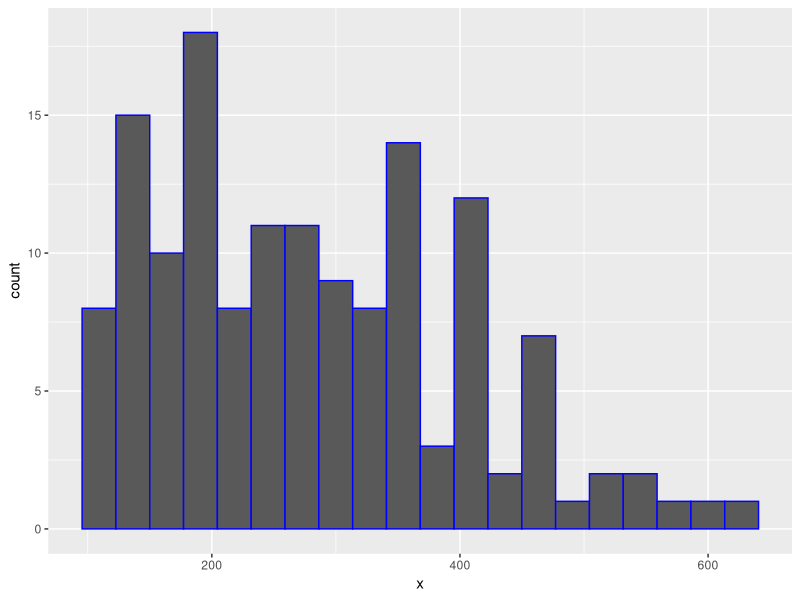
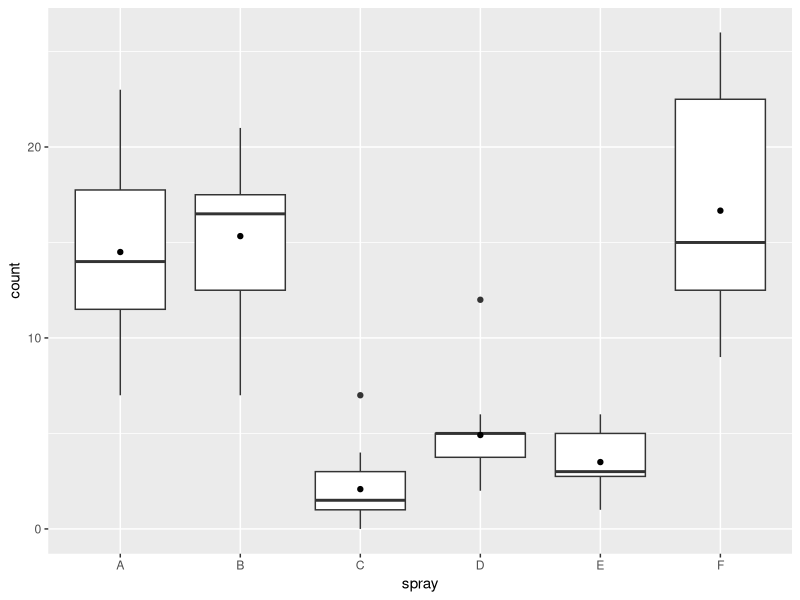
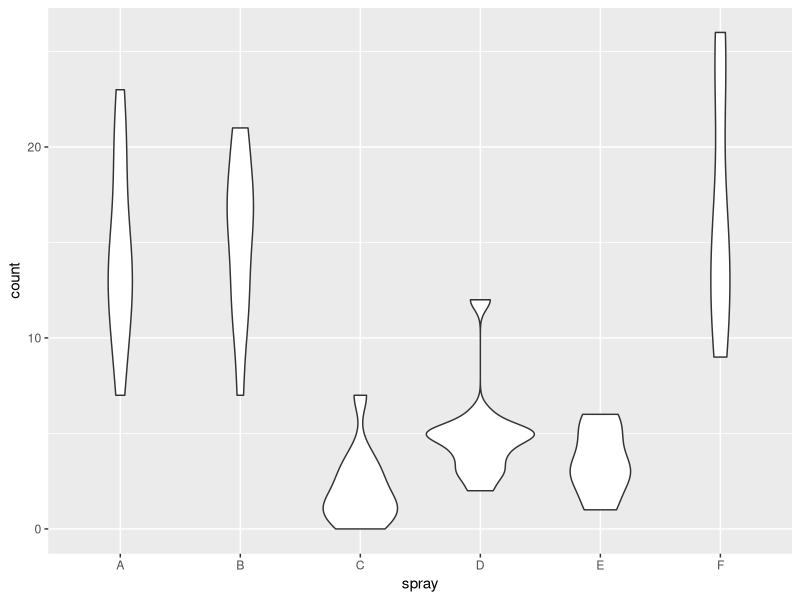
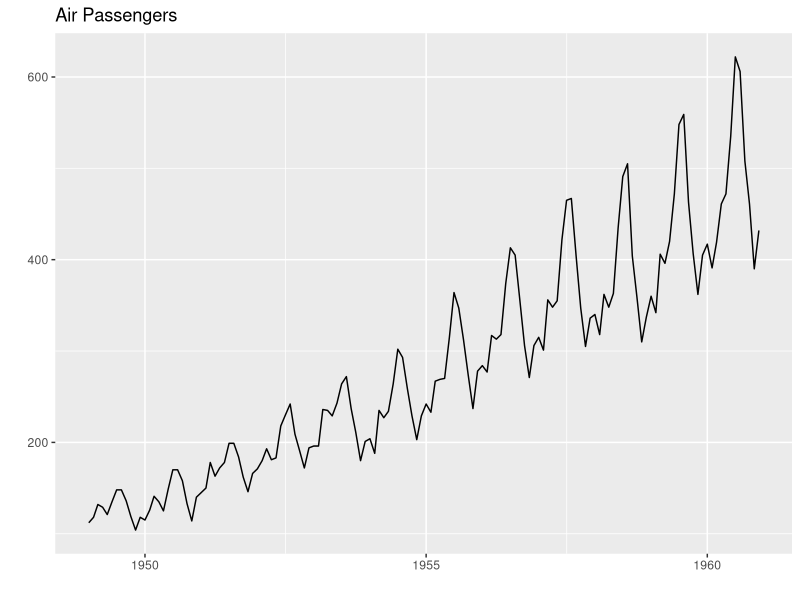
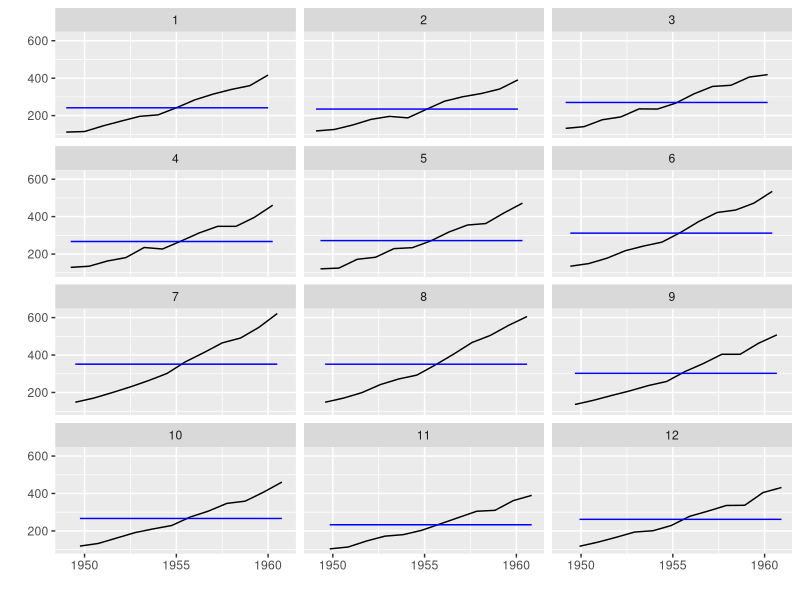
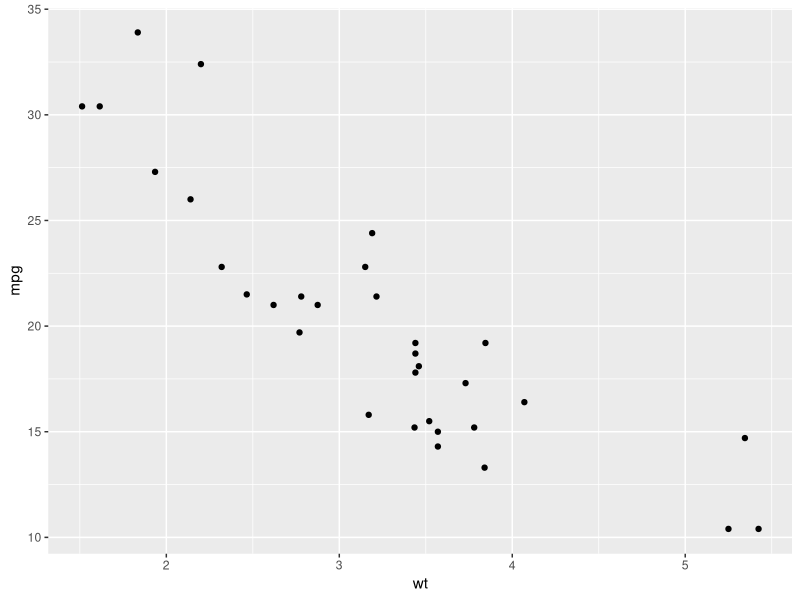
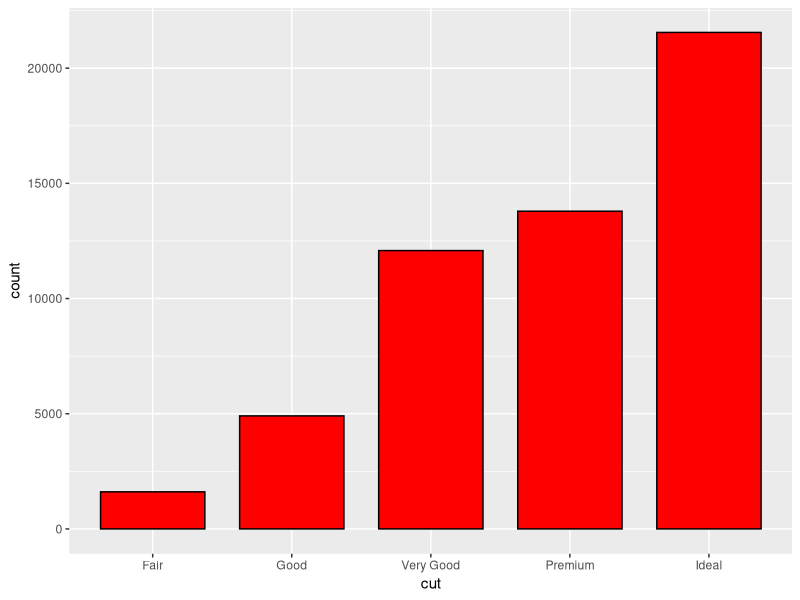

Generate these figures, in order, with R:
library(ggplot2)

#### Sabrina, Marco, Chumi ####

# Histogram
AP<-as.data.frame(AirPassengers)
AP$x<-as.numeric(AP$x)

H<-ggplot(AP,aes(x=x))
H + geom_histogram(color="blue",bins=20)

#boxplots

data("InsectSprays")

B<-ggplot(InsectSprays,aes(spray,count))
B + geom_boxplot() + stat_summary(fun.y="mean",geom="point")

V<-ggplot(InsectSprays,aes(spray,count))
V + geom_violin()

#### Kady, Tiffany, Krista ####

# lineplots
library(ggfortify)

AP<-as.data.frame(AirPassengers)

autoplot(AirPassengers,
         main="Air Passengers")
ggfreqplot(AirPassengers)

# scatterplot
data("mtcars")

ggplot(mtcars,aes(wt,mpg))+geom_point()

#### Riya, Leo, Zaira ####
data("diamonds")

basic_graph<-ggplot(diamonds,aes(x=cut))

basic_graph+geom_bar(fill="red",color="black",width=0.75)
